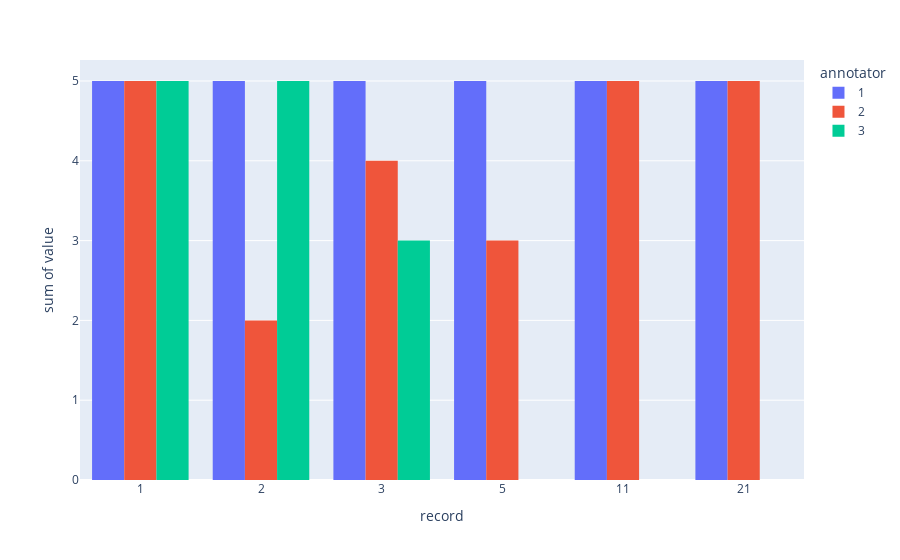

The cell this chart's notebook holds for it:
### Code cell
# plot 2: distance between responses in rating question
list_values = []
for record_ix,record in enumerate(feedback):
    if record['responses'] != []:
        submitted = [r for r in record['responses'] if r['status']=='submitted']
        if len(submitted) > 1:
            for response_ix,response in enumerate(submitted):
                list_values.append({'record': str(record_ix+1), 'annotator': response_ix+1, 'value': response['values']['rating']['value']})

fig = px.histogram(list_values, x='record', y='value', color='annotator', barmode='group')
fig.show()

### Figure 1 — Plotly figure (JSON) as saved in the notebook; plotly's stock layout.template omitted (floating-point values rounded to 4 significant figures)
{"data": [{"alignmentgroup": "True", "bingroup": "x", "histfunc": "sum", "hovertemplate": "annotator=1<br>record=%{x}<br>sum of value=%{y}<extra></extra>", "legendgroup": "1", "marker": {"color": "#636efa", "pattern": {"shape": ""}}, "name": "1", "offsetgroup": "1", "orientation": "v", "showlegend": true, "type": "histogram", "x": ["1", "2", "3", "5", "11", "21"], "xaxis": "x", "y": [5, 5, 5, 5, 5, 5], "yaxis": "y"}, {"alignmentgroup": "True", "bingroup": "x", "histfunc": "sum", "hovertemplate": "annotator=2<br>record=%{x}<br>sum of value=%{y}<extra></extra>", "legendgroup": "2", "marker": {"color": "#EF553B", "pattern": {"shape": ""}}, "name": "2", "offsetgroup": "2", "orientation": "v", "showlegend": true, "type": "histogram", "x": ["1", "2", "3", "5", "11", "21"], "xaxis": "x", "y": [5, 2, 4, 3, 5, 5], "yaxis": "y"}, {"alignmentgroup": "True", "bingroup": "x", "histfunc": "sum", "hovertemplate": "annotator=3<br>record=%{x}<br>sum of value=%{y}<extra></extra>", "legendgroup": "3", "marker": {"color": "#00cc96", "pattern": {"shape": ""}}, "name": "3", "offsetgroup": "3", "orientation": "v", "showlegend": true, "type": "histogram", "x": ["1", "2", "3"], "xaxis": "x", "y": [5, 5, 3], "yaxis": "y"}], "layout": {"barmode": "group", "legend": {"title": {"text": "annotator"}, "tracegroupgap": 0}, "margin": {"t": 60}, "xaxis": {"anchor": "y", "domain": [0, 1], "title": {"text": "record"}}, "yaxis": {"anchor": "x", "domain": [0, 1], "title": {"text": "sum of value"}}}}
